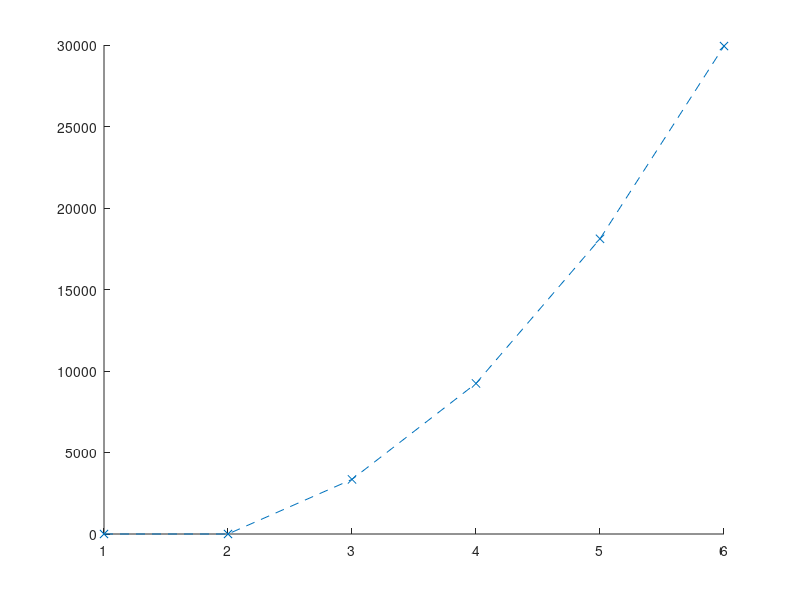

The MATLAB source for this figure: (Note: this script raises an error after producing the figure.)
%%%%%%%%%%%%%%%%%%%%%%%%%%%%%%%%%%%%%%%%%%%%%%%%%%%%%%%%%%%%%%%%%%%%%%%%%%%
%%% Euler Bernoulli eigenfrequencies analytical solution
%%% Arthur Schout
%%%%%%%%%%%%%%%%%%%%%%%%%%%%%%%%%%%%%%%%%%%%%%%%%%%%%%%%%%%%%%%%%%%%%%%%%%%

clear all

%% free free eigen frequencies for the first modes

E = 210e9;          % [Pa] Youngs modulus
rho = 7.8e3;         % [Kg*m^3]  density of the material    


% Beam dimensions
h = 0.1;            % height
w = 0.1;            % width

A = h*w;            % Area of the beam
I = 1/12*h^3*w;     % moment of inertia

L_beam = 1;
n_int = [ 1.50562  2.49975  3.50001 4.50000];

for i = 1:length(n_int)
    Beta(i) = n_int(i) * pi / L_beam;
    Freq(i) = (Beta(i)^2*sqrt(E*I/(A*rho)));
end

Freq

omega_1 = 22.3733/L_beam^2*sqrt(E*I/(A*rho))
figure(20)
hold on
plot([1:6],[ 0 0 Freq ],'--x')
plot([1:6],freq(1:6))
title('Free-free eigenfrequencies')
legend('analytical','fem')

%% clamped free eigen frequencies for the first modes

n_int_2 = [ 0.59686   1.49418 2.50025 3.49999];

for i = 1:length(n_int_2)
    Beta(i) = n_int_2(i) * pi / L;
    Freq(i) = (Beta(i)^2*sqrt(E*I/(A*rho)));
end

Freq

hold on
plot([1:6],[ 0 0 Freq ],'--x')
plot([1:6],freq(1:6))
title('Clamped free eigenfrequencies')
legend('analytical','fem')